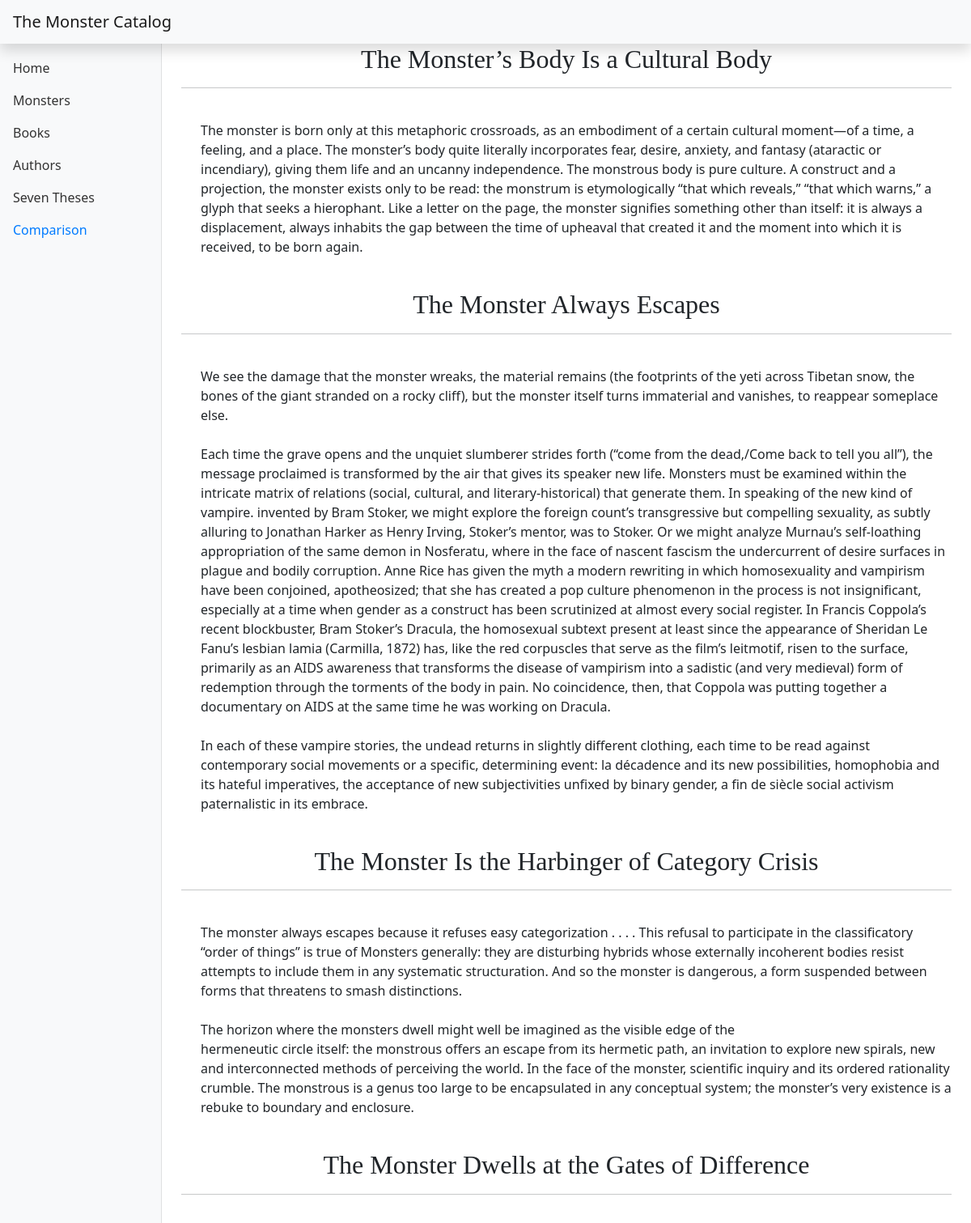
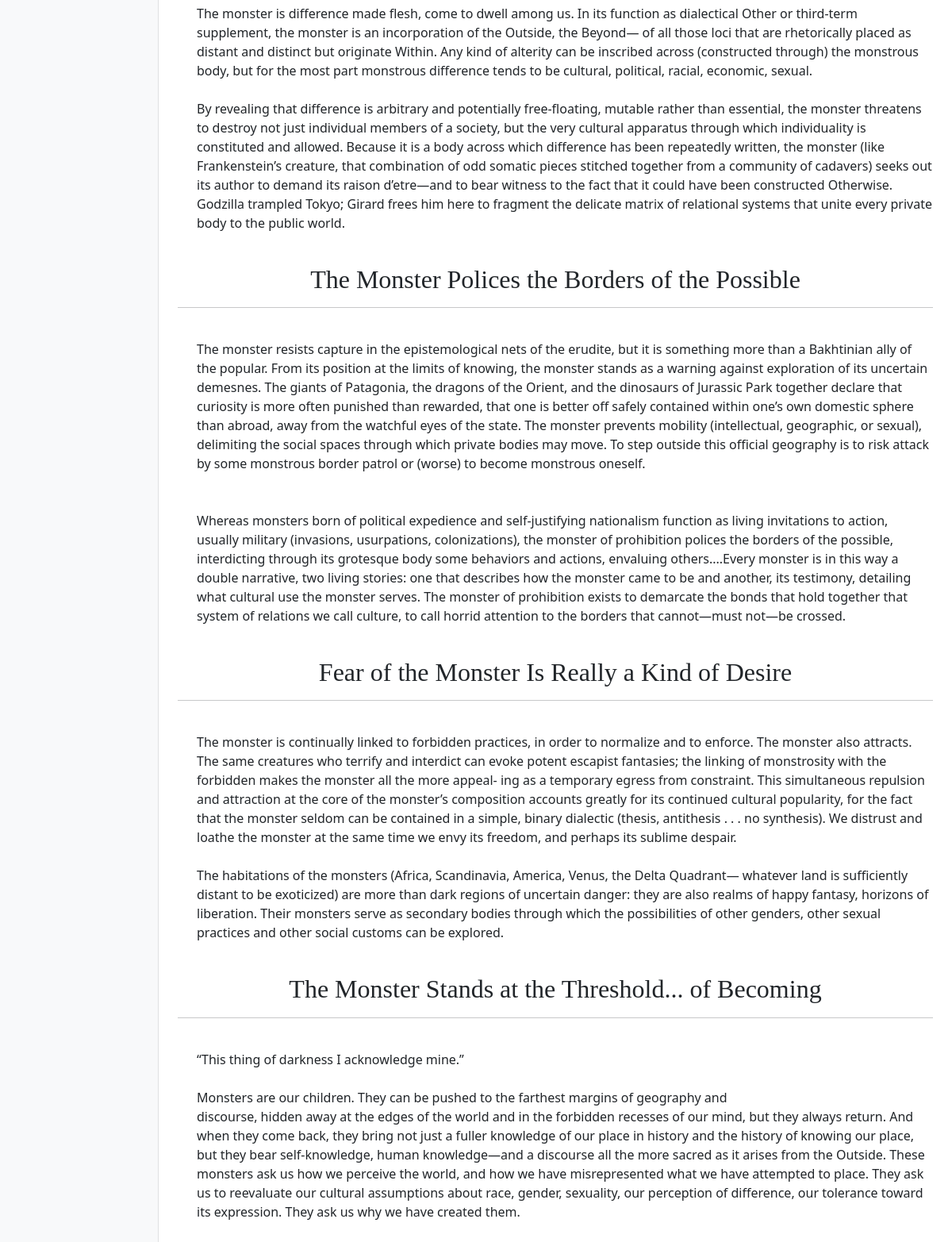
Screenshot of /thesis/comparison with the database file from the repository (2 pictures, top to bottom).
### monstercatalog/models.py (models this page shows, shortened)
class MonsterThesis(models.Model):
    title = models.CharField(max_length=255)
    description = models.TextField(blank=True)

### monstercatalog/views.py (the view)
# urls.py: path('thesis/comparison', views.thesis_comparison, name='thesis_comparison'),
def thesis_comparison(request):
    theses = MonsterThesis.objects.all().order_by('id')
    scores = MonsterThesisScore.objects.all()
    score_json = monster_scores_to_json(scores)
    return render(request, 'monstercatalog/thesis_compare.html', {'theses': theses, 'scores': scores, 'score_json': score_json})

### monstercatalog/views.py (called while the page is built)
def monster_scores_to_json(monster_scores):
    score_dict = {}
    for score in monster_scores:
        if score.monster.name in score_dict.keys():
            score_dict[score.monster.name]['scores'][score.thesis.id - 1] = score.score
        else:
            score_dict[score.monster.name] = {
                "name":       score.monster.name,
                "monster_id": score.monster.id,
                "scores":     [0] * 7
            }
            score_dict[score.monster.name]['scores'][score.thesis.id - 1] = score.score
    score_ret = [mons_obj for mons_obj in score_dict.values()]
    print(score_ret)
    return score_ret

### monstercatalog/templates/monstercatalog/thesis_compare.html (shortened to what this page needs)
{% extends 'monstercatalog/dash_base.html' %}
{% block main %}
    <div class="container-fluid">
        <div class="row">
            <div class="col">
                {% for thesis in theses %}
                    <div class="row mb-4">
                        <div class="col-12 text-center">
                            <h2>{{ thesis.title }}</h2>
                            <hr>
                        </div>
                        <div class="col-auto mx-auto">
                            <div class="row pt-3" id="legend-{{ thesis.id }}"></div>
                        </div>
                        <div class="col" style="min-width: 24rem; max-width: 60rem">
                            <p style="white-space: pre-line">
                                {{ thesis.description }}
                            </p>
                        </div>
                    </div>
                {% endfor %}
            </div>
        </div>
    </div>
{% endblock %}

### rows the page displays
MonsterThesis: title "The Monster’s Body Is a Cultural Body", description "The monster is born only at this metaphoric crossroads, as an embodiment of a certain cultural moment—of a time, a feeling, and a place. The monster’s body quite literally incorporates fear, desire, anxiety, and fantasy (ataractic or incendiary), giving them life and an uncanny independence. The monstrous body is pure culture. A construct and a projection, the monster exists only to be read: the monstrum is etymologically “that which reveals,” “that which warns,” a glyph that seeks a hierophant. Like a letter on the page, the monster signifies something other than itself: it is always a displacement, always inhabits the gap between the time of upheaval that created it and the moment into…"
MonsterThesis: title "The Monster Always Escapes", description "We see the damage that the monster wreaks, the material remains (the footprints of the yeti across Tibetan snow, the bones of the giant stranded on a rocky cliff), but the monster itself turns immaterial and vanishes, to reappear someplace else. Each time the grave opens and the unquiet slumberer strides forth (“come from the dead,/Come back to tell you all”), the message proclaimed is transformed by the air that gives its speaker new life. Monsters must be examined within the intricate matrix of relations (social, cultural, and literary-historical) that generate them. In speaking of the new kind of vampire. invented by Bram Stoker, we might explore the foreign count’s transgressive but…"
MonsterThesis: title "The Monster Is the Harbinger of Category Crisis", description "The monster always escapes because it refuses easy categorization . . . . This refusal to participate in the classificatory “order of things” is true of Monsters generally: they are disturbing hybrids whose externally incoherent bodies resist attempts to include them in any systematic structuration. And so the monster is dangerous, a form suspended between forms that threatens to smash distinctions. The horizon where the monsters dwell might well be imagined as the visible edge of the hermeneutic circle itself: the monstrous offers an escape from its hermetic path, an invitation to explore new spirals, new and interconnected methods of perceiving the world. In the face of the monster,…"
MonsterThesis: title "The Monster Dwells at the Gates of Difference", description "The monster is difference made flesh, come to dwell among us. In its function as dialectical Other or third-term supplement, the monster is an incorporation of the Outside, the Beyond— of all those loci that are rhetorically placed as distant and distinct but originate Within. Any kind of alterity can be inscribed across (constructed through) the monstrous body, but for the most part monstrous difference tends to be cultural, political, racial, economic, sexual. By revealing that difference is arbitrary and potentially free-floating, mutable rather than essential, the monster threatens to destroy not just individual members of a society, but the very cultural apparatus through which…"
MonsterThesis: title "The Monster Polices the Borders of the Possible", description "The monster resists capture in the epistemological nets of the erudite, but it is something more than a Bakhtinian ally of the popular. From its position at the limits of knowing, the monster stands as a warning against exploration of its uncertain demesnes. The giants of Patagonia, the dragons of the Orient, and the dinosaurs of Jurassic Park together declare that curiosity is more often punished than rewarded, that one is better off safely contained within one’s own domestic sphere than abroad, away from the watchful eyes of the state. The monster prevents mobility (intellectual, geographic, or sexual), delimiting the social spaces through which private bodies may move. To step outside…"
MonsterThesis: title "Fear of the Monster Is Really a Kind of Desire", description "The monster is continually linked to forbidden practices, in order to normalize and to enforce. The monster also attracts. The same creatures who terrify and interdict can evoke potent escapist fantasies; the linking of monstrosity with the forbidden makes the monster all the more appeal- ing as a temporary egress from constraint. This simultaneous repulsion and attraction at the core of the monster’s composition accounts greatly for its continued cultural popularity, for the fact that the monster seldom can be contained in a simple, binary dialectic (thesis, antithesis . . . no synthesis). We distrust and loathe the monster at the same time we envy its freedom, and perhaps its sublime…"
MonsterThesis: title "The Monster Stands at the Threshold... of Becoming", description "“This thing of darkness I acknowledge mine.” Monsters are our children. They can be pushed to the farthest margins of geography and discourse, hidden away at the edges of the world and in the forbidden recesses of our mind, but they always return. And when they come back, they bring not just a fuller knowledge of our place in history and the history of knowing our place, but they bear self-knowledge, human knowledge—and a discourse all the more sacred as it arises from the Outside. These monsters ask us how we perceive the world, and how we have misrepresented what we have attempted to place. They ask us to reevaluate our cultural assumptions about race, gender, sexuality, our perception of…"
